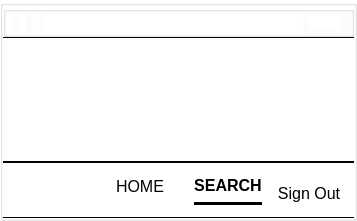
     <widget class="QGroupBox" name="header">
      <property name="sizePolicy">
       <sizepolicy hsizetype="Expanding" vsizetype="Preferred">
        <horstretch>0</horstretch>
        <verstretch>0</verstretch>
       </sizepolicy>
      </property>
      <property name="maximumSize">
       <size>
        <width>16777215</width>
        <height>241</height>
       </size>
      </property>
      <property name="styleSheet">
       <string notr="true">background-color:white;</string>
      </property>
      <property name="title">
       <string/>
      </property>
      <layout class="QVBoxLayout" name="verticalLayout_3">
       <property name="spacing">
        <number>0</number>
       </property>
       <property name="leftMargin">
        <number>0</number>
       </property>
       <property name="topMargin">
        <number>0</number>
       </property>
       <property name="rightMargin">
        <number>0</number>
       </property>
       <property name="bottomMargin">
        <number>0</number>
       </property>
       <item>
        <layout class="QVBoxLayout" name="headerVLayout">
         <property name="spacing">
          <number>0</number>
         </property>
         <item>
          <widget class="QGroupBox" name="heder1">
           <property name="sizePolicy">
            <sizepolicy hsizetype="Expanding" vsizetype="Preferred">
             <horstretch>0</horstretch>
             <verstretch>0</verstretch>
            </sizepolicy>
           </property>
           <property name="styleSheet">
            <string notr="true">*{
	background-color:white;
	border-bottom: 2px solid black;
}

#BinusLabel{
border:none;
}

#InternLabel{
border:none;
}

#MoreLabel{
border:none;
}

#Profilepng{
border:none;
}</string>
           </property>
           <property name="title">
            <string/>
           </property>
           <layout class="QHBoxLayout" name="horizontalLayout_4">
            <property name="leftMargin">
             <number>0</number>
            </property>
            <property name="topMargin">
             <number>0</number>
            </property>
            <property name="rightMargin">
             <number>10</number>
            </property>
            <property name="bottomMargin">
             <number>0</number>
            </property>
            <item>
             <layout class="QHBoxLayout" name="heder1HLayout">
              <item>
               <widget class="QLabel" name="MoreLabel">
                <property name="maximumSize">
                 <size>
                  <width>50</width>
                  <height>50</height>
                 </size>
                </property>
                <property name="text">
                 <string/>
                </property>
                <property name="pixmap">
                 <pixmap>assets/aa.jpg</pixmap>
                </property>
                <property name="scaledContents">
                 <bool>true</bool>
                </property>
                <property name="margin">
                 <number>10</number>
                </property>
               </widget>
              </item>
              <item>
               <widget class="QLabel" name="BinusLabel">
                <property name="maximumSize">
                 <size>
                  <width>180</width>
                  <height>39</height>
                 </size>
                </property>
                <property name="baseSize">
                 <size>
                  <width>1</width>
                  <height>0</height>
                 </size>
                </property>
                <property name="text">
                 <string/>
                </property>
                <property name="pixmap">
                 <pixmap>assets/binuslogo.jpg</pixmap>
                </property>
                <property name="scaledContents">
                 <bool>true</bool>
                </property>
               </widget>
              </item>
              <item>
               <widget class="QLabel" name="InternLabel">
                <property name="maximumSize">
                 <size>
                  <width>300</width>
                  <height>30</height>
                 </size>
                </property>
                <property name="text">
                 <string/>
                </property>
                <property name="pixmap">
                 <pixmap>assets/intern.jpg</pixmap>
                </property>
                <property name="scaledContents">
                 <bool>true</bool>
                </property>
               </widget>
              </item>
             </layout>
            </item>
            <item>
             <widget class="QGroupBox" name="BlenkH1">
              <property name="sizePolicy">
               <sizepolicy hsizetype="Expanding" vsizetype="Expanding">
                <horstretch>0</horstretch>
                <verstretch>0</verstretch>
               </sizepolicy>
              </property>
              <property name="styleSheet">
               <string notr="true">border: none;</string>
              </property>
              <property name="title">
               <string/>
              </property>
             </widget>
            </item>
            <item>
             <widget class="QPushButton" name="ProfButton">
              <property name="sizePolicy">
               <sizepolicy hsizetype="Fixed" vsizetype="Fixed">
                <horstretch>0</horstretch>
                <verstretch>0</verstretch>
               </sizepolicy>
              </property>
              <property name="styleSheet">
               <string notr="true">border:none;</string>
              </property>
              <property name="text">
               <string/>
              </property>
              <property name="icon">
               <iconset>
                <normaloff>assets/1A.jpg</normaloff>assets/1A.jpg</iconset>
              </property>
              <property name="iconSize">
               <size>
                <width>45</width>
                <height>45</height>
               </size>
              </property>
             </widget>
            </item>
           </layout>
          </widget>
         </item>
         <item>
          <widget class="QGroupBox" name="heder2">
           <property name="sizePolicy">
            <sizepolicy hsizetype="Expanding" vsizetype="Preferred">
             <horstretch>0</horstretch>
             <verstretch>0</verstretch>
            </sizepolicy>
           </property>
           <property name="minimumSize">
            <size>
             <width>0</width>
             <height>125</height>
            </size>
           </property>
           <property name="styleSheet">
            <string notr="true">*{
	border-top: 0.5px solid black;
	border-bottom: 0.5px solid black;
}</string>
           </property>
           <property name="title">
            <string/>
           </property>
           <widget class="QLabel" name="BinusLogo">
            <property name="geometry">
             <rect>
              <x>40</x>
              <y>0</y>
              <width>181</width>
              <height>125</height>
             </rect>
            </property>
            <property name="text">
             <string/>
            </property>
            <property name="pixmap">
             <pixmap>assets/login2.jpg</pixmap>
            </property>
            <property name="scaledContents">
             <bool>true</bool>
            </property>
           </widget>
          </widget>
         </item>
         <item>
          <widget class="QGroupBox" name="heder3">
           <property name="sizePolicy">
            <sizepolicy hsizetype="Expanding" vsizetype="Preferred">
             <horstretch>100</horstretch>
             <verstretch>0</verstretch>
            </sizepolicy>
           </property>
           <property name="maximumSize">
            <size>
             <width>16777215</width>
             <height>56</height>
            </size>
           </property>
           <property name="styleSheet">
            <string notr="true">*{
	border-top: 0.5px solid black;
	border-bottom: 0.5px solid black;
}</string>
           </property>
           <property name="title">
            <string/>
           </property>
           <property name="alignment">
            <set>Qt::AlignRight|Qt::AlignTrailing|Qt::AlignVCenter</set>
           </property>
           <layout class="QHBoxLayout" name="horizontalLayout_2">
            <item>
             <widget class="QGroupBox" name="BLenk">
              <property name="sizePolicy">
               <sizepolicy hsizetype="Minimum" vsizetype="Expanding">
                <horstretch>0</horstretch>
                <verstretch>0</verstretch>
               </sizepolicy>
              </property>
              <property name="styleSheet">
               <string notr="true">border:none;</string>
              </property>
              <layout class="QHBoxLayout" name="horizontalLayout" stretch="0,0,0">
               <property name="sizeConstraint">
                <enum>QLayout::SetMaximumSize</enum>
               </property>
               <property name="leftMargin">
                <number>0</number>
               </property>
               <property name="topMargin">
                <number>0</number>
               </property>
               <property name="rightMargin">
                <number>0</number>
               </property>
               <property name="bottomMargin">
                <number>0</number>
               </property>
               <item>
                <widget class="QGroupBox" name="heder3HLayout">
                 <property name="styleSheet">
                  <string notr="true">border:none;
border-color: white;</string>
                 </property>
                 <property name="title">
                  <string/>
                 </property>
                 <property name="alignment">
                  <set>Qt::AlignCenter</set>
                 </property>
                 <layout class="QHBoxLayout" name="horizontalLayout_3">
                  <property name="spacing">
                   <number>30</number>
                  </property>
                  <property name="leftMargin">
                   <number>100</number>
                  </property>
                  <property name="topMargin">
                   <number>0</number>
                  </property>
                  <property name="rightMargin">
                   <number>0</number>
                  </property>
                  <property name="bottomMargin">
                   <number>0</number>
                  </property>
                  <item>
                   <widget class="QPushButton" name="HomeButton">
                    <property name="sizePolicy">
                     <sizepolicy hsizetype="Fixed" vsizetype="Fixed">
                      <horstretch>0</horstretch>
                      <verstretch>0</verstretch>
                     </sizepolicy>
                    </property>
                    <property name="font">
                     <font>
                      <pointsize>12</pointsize>
                     </font>
                    </property>
                    <property name="styleSheet">
                     <string notr="true">border: none;
padding-bottom:10px;</string>
                    </property>
                    <property name="text">
                     <string>HOME</string>
                    </property>
                   </widget>
                  </item>
                  <item>
                   <widget class="QPushButton" name="SearchButton">
                    <property name="sizePolicy">
                     <sizepolicy hsizetype="Preferred" vsizetype="Preferred">
                      <horstretch>0</horstretch>
                      <verstretch>0</verstretch>
                     </sizepolicy>
                    </property>
                    <property name="font">
                     <font>
                      <pointsize>12</pointsize>
                      <weight>75</weight>
                      <bold>true</bold>
                      <underline>false</underline>
                     </font>
                    </property>
                    <property name="styleSheet">
                     <string notr="true">border: none;
border-bottom: 3px solid black;
padding-bottom:10px;</string>
                    </property>
                    <property name="text">
                     <string>SEARCH</string>
                    </property>
                   </widget>
                  </item>
                 </layout>
                </widget>
               </item>
               <item>
                <widget class="QGroupBox" name="BlankH3">
                 <property name="sizePolicy">
                  <sizepolicy hsizetype="Expanding" vsizetype="Preferred">
                   <horstretch>0</horstretch>
                   <verstretch>0</verstretch>
                  </sizepolicy>
                 </property>
                 <property name="minimumSize">
                  <size>
                   <width>0</width>
                   <height>0</height>
                  </size>
                 </property>
                 <property name="maximumSize">
                  <size>
                   <width>16777215</width>
                   <height>30</height>
                  </size>
                 </property>
                 <property name="styleSheet">
                  <string notr="true">border:none;</string>
                 </property>
                 <property name="title">
                  <string/>
                 </property>
                </widget>
               </item>
               <item>
                <widget class="QPushButton" name="SignOutButton">
                 <property name="sizePolicy">
                  <sizepolicy hsizetype="Preferred" vsizetype="Minimum">
                   <horstretch>0</horstretch>
                   <verstretch>0</verstretch>
                  </sizepolicy>
                 </property>
                 <property name="minimumSize">
                  <size>
                   <width>0</width>
                   <height>30</height>
                  </size>
                 </property>
                 <property name="font">
                  <font>
                   <pointsize>12</pointsize>
                  </font>
                 </property>
                 <property name="layoutDirection">
                  <enum>Qt::RightToLeft</enum>
                 </property>
                 <property name="styleSheet">
                  <string notr="true">border:none;</string>
                 </property>
                 <property name="text">
                  <string>Sign Out</string>
                 </property>
                 <property name="icon">
                  <iconset>
                   <normaloff>assets/log-out.svg</normaloff>assets/log-out.svg</iconset>
                 </property>
                 <property name="iconSize">
                  <size>
                   <width>30</width>
                   <height>30</height>
                  </size>
                 </property>
                 <property name="checkable">
                  <bool>false</bool>
                 </property>
                 <property name="checked">
                  <bool>false</bool>
                 </property>
                </widget>
               </item>
              </layout>
             </widget>
            </item>
           </layout>
          </widget>
         </item>
        </layout>
       </item>
      </layout>
     </widget>
